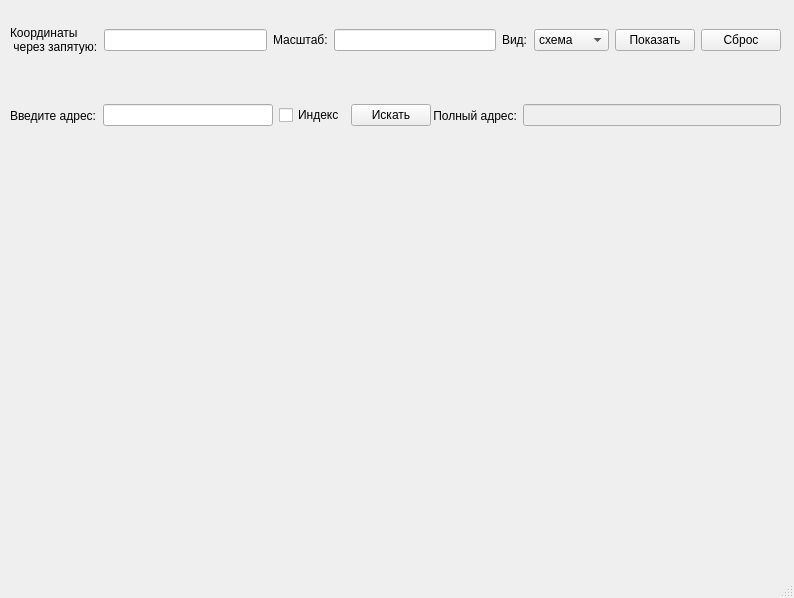
<?xml version="1.0" encoding="UTF-8"?>
<ui version="4.0">
 <class>MainWindow</class>
 <widget class="QMainWindow" name="MainWindow">
  <property name="geometry">
   <rect>
    <x>0</x>
    <y>0</y>
    <width>794</width>
    <height>598</height>
   </rect>
  </property>
  <property name="windowTitle">
   <string>MainWindow</string>
  </property>
  <widget class="QWidget" name="centralwidget">
   <widget class="QWidget" name="horizontalLayoutWidget">
    <property name="geometry">
     <rect>
      <x>10</x>
      <y>0</y>
      <width>771</width>
      <height>80</height>
     </rect>
    </property>
    <layout class="QHBoxLayout" name="horizontalLayout">
     <item>
      <widget class="QLabel" name="label">
       <property name="text">
        <string>Координаты
 через запятую:</string>
       </property>
      </widget>
     </item>
     <item>
      <widget class="QLineEdit" name="lineEdit"/>
     </item>
     <item>
      <widget class="QLabel" name="label_2">
       <property name="text">
        <string>Масштаб:</string>
       </property>
      </widget>
     </item>
     <item>
      <widget class="QLineEdit" name="lineEdit_2"/>
     </item>
     <item>
      <widget class="QLabel" name="label_4">
       <property name="text">
        <string>Вид:</string>
       </property>
      </widget>
     </item>
     <item>
      <widget class="QComboBox" name="comboBox">
       <item>
        <property name="text">
         <string>схема</string>
        </property>
       </item>
       <item>
        <property name="text">
         <string>спутник</string>
        </property>
       </item>
       <item>
        <property name="text">
         <string>гибрид</string>
        </property>
       </item>
      </widget>
     </item>
     <item>
      <widget class="QPushButton" name="pushButton">
       <property name="text">
        <string>Показать</string>
       </property>
      </widget>
     </item>
     <item>
      <widget class="QPushButton" name="pushButton_3">
       <property name="text">
        <string>Сброс</string>
       </property>
      </widget>
     </item>
    </layout>
   </widget>
   <widget class="QLabel" name="label_3">
    <property name="geometry">
     <rect>
      <x>20</x>
      <y>160</y>
      <width>751</width>
      <height>381</height>
     </rect>
    </property>
    <property name="text">
     <string/>
    </property>
   </widget>
   <widget class="QWidget" name="horizontalLayoutWidget_2">
    <property name="geometry">
     <rect>
      <x>10</x>
      <y>80</y>
      <width>421</width>
      <height>71</height>
     </rect>
    </property>
    <layout class="QHBoxLayout" name="horizontalLayout_2">
     <item>
      <widget class="QLabel" name="label_5">
       <property name="text">
        <string>Введите адрес:</string>
       </property>
      </widget>
     </item>
     <item>
      <widget class="QLineEdit" name="lineEdit_3"/>
     </item>
     <item>
      <widget class="QCheckBox" name="checkBox">
       <property name="text">
        <string>Индекс</string>
       </property>
      </widget>
     </item>
     <item>
      <widget class="QPushButton" name="pushButton_2">
       <property name="text">
        <string>Искать</string>
       </property>
      </widget>
     </item>
    </layout>
   </widget>
   <widget class="QWidget" name="horizontalLayoutWidget_3">
    <property name="geometry">
     <rect>
      <x>430</x>
      <y>80</y>
      <width>351</width>
      <height>71</height>
     </rect>
    </property>
    <layout class="QHBoxLayout" name="horizontalLayout_3">
     <item>
      <widget class="QLabel" name="label_6">
       <property name="text">
        <string> Полный адрес:</string>
       </property>
      </widget>
     </item>
     <item>
      <widget class="QLineEdit" name="lineEdit_4">
       <property name="enabled">
        <bool>false</bool>
       </property>
      </widget>
     </item>
    </layout>
   </widget>
  </widget>
  <widget class="QMenuBar" name="menubar">
   <property name="geometry">
    <rect>
     <x>0</x>
     <y>0</y>
     <width>794</width>
     <height>22</height>
    </rect>
   </property>
  </widget>
  <widget class="QStatusBar" name="statusbar"/>
 </widget>
 <resources/>
 <connections/>
</ui>
